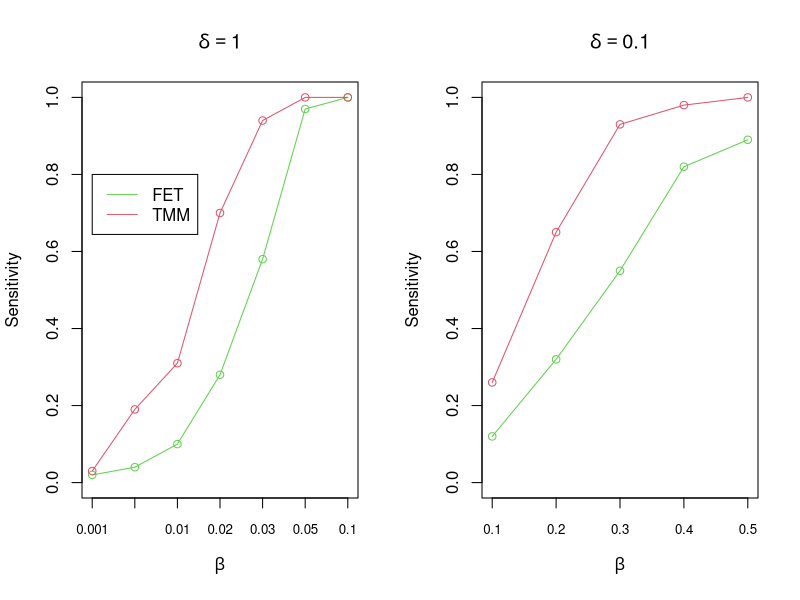
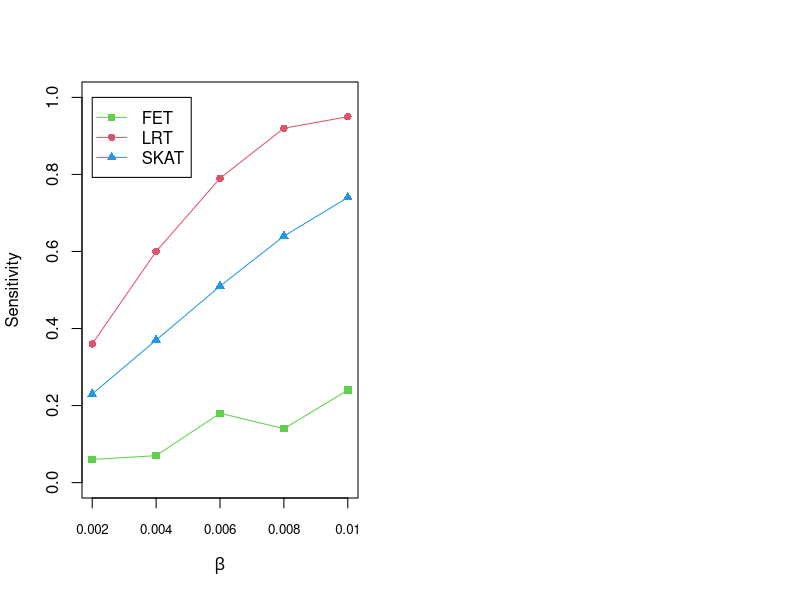
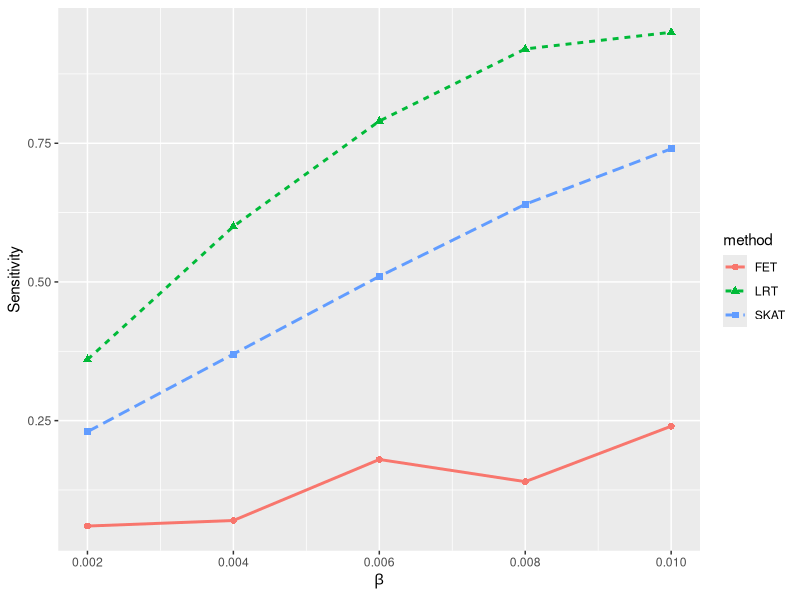

These figures' R source, in order:
## ---- chunk 1
fisher.one=c(0.02, 0.04, 0.1, 0.28, 0.58, 0.97, 1)
tmm.one=c(0.03, 0.19, 0.31, 0.7, 0.94, 1,1)
beta.one=c(0.001, 0.005, 0.01, 0.02, 0.03, 0.05, 0.1)
delta.one=1

fisher.two=c(0.12, 0.32, 0.55, 0.82, 0.89)
tmm.two=c(0.26, 0.65, 0.93, 0.98, 1)
beta.two=c(0.1, 0.2, 0.3, 0.4, 0.5)
delta.two=0.1

par(mfrow=c(1,2))
plot(fisher.one, col=3, ylim=c(0,1), type="o", xaxt='n', xlab=expression(paste(beta)),ylab="Sensitivity", main=bquote(delta == .(delta.one)))
lines(tmm.one, col=2, type="o")
legend(1, 0.8, c("FET", "TMM"), col=c(3,2), lty=c(1,1))
axis.labels <-beta.one
axis(1, at=seq(1,7), labels=axis.labels, cex.axis=0.8)


plot(fisher.two, col=3, ylim=c(0,1), type="o", xaxt='n', xlab=expression(paste(beta)),ylab="Sensitivity", main=bquote(delta == .(delta.two)))
lines(tmm.two, col=2, type="o")
#legend(1, 0.8, c("FET", "TMM"), col=c(1,2), lty=c(1,1))
axis.labels <-beta.two
axis(1, at=seq(1,length(beta.two)), labels=axis.labels, cex.axis=0.8)

## ---- chunk 2
rate.lrt=c(0.36,0.6, 0.79, 0.92, 0.95)
rate.skat=c(0.23, 0.37, 0.51, 0.64, 0.74)
rate.burden=c(0.06, 0.07, 0.18, 0.14, 0.24)
beta=c(0.002,0.004, 0.006, 0.008, 0.01)


plot(rate.burden, col=3, ylim=c(0,1), type="o", xaxt='n', xlab=expression(paste(beta)),ylab="Sensitivity", main="", pch=15)
lines(rate.lrt, col=2, type="o", pch=16)
lines(rate.skat, col=4, type="o", pch=17)
legend(1, 1, c("FET", "LRT", "SKAT"), col=c(3,2, 4), lty=c(1,1, 1), pch=c(15, 16, 17))
axis.labels <-beta
axis(1, at=seq(1,5), labels=axis.labels, cex.axis=0.8)

## ---- chunk 3
library(ggplot2)
method=c("FET", "LRT", "SKAT")
beta.comp=rep(beta, 3)
method.comp=rep(method, each=length(beta))
rate.comp=c(rate.burden, rate.lrt, rate.skat)
rate.comb=data.frame(method=method.comp, beta.comp=beta.comp, rate.comp=rate.comp)
#pdf("../../Figure/powercomparison.pdf")
ggplot(rate.comb, aes(x=beta.comp, y=rate.comp, group=method))+
  geom_line(aes(color=method, linetype=method), size=1)+
  geom_point(aes(color=method, shape=method), size=2)+
  xlab(expression(paste(beta)))+ylab("Sensitivity")
#dev.off()
## ---- chunk 4

